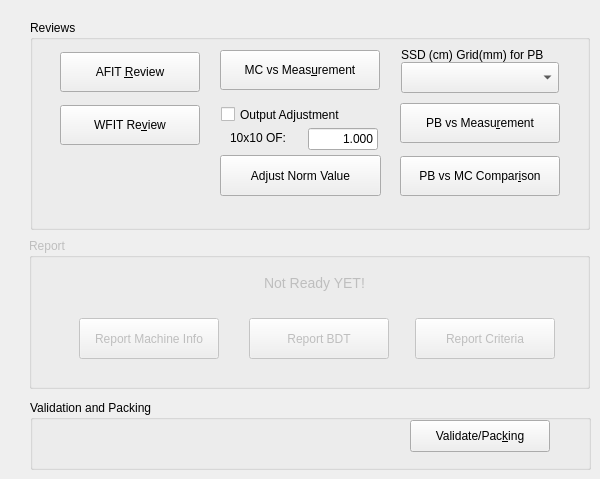
    <widget class="QWidget" name="TabPage_5">
     <attribute name="title">
      <string>Review(&amp;6)</string>
     </attribute>
     <widget class="QGroupBox" name="groupBoxValidation">
      <property name="geometry">
       <rect>
        <x>30</x>
        <y>400</y>
        <width>561</width>
        <height>70</height>
       </rect>
      </property>
      <property name="title">
       <string>Validation and Packing</string>
      </property>
      <widget class="QPushButton" name="pushButtonPBPack">
       <property name="enabled">
        <bool>true</bool>
       </property>
       <property name="geometry">
        <rect>
         <x>380</x>
         <y>20</y>
         <width>140</width>
         <height>32</height>
        </rect>
       </property>
       <property name="text">
        <string>Validate/Pac&amp;king</string>
       </property>
       <property name="shortcut">
        <string>Alt+K</string>
       </property>
       <property name="default">
        <bool>false</bool>
       </property>
      </widget>
     </widget>
     <widget class="QGroupBox" name="groupBoxReport">
      <property name="enabled">
       <bool>false</bool>
      </property>
      <property name="geometry">
       <rect>
        <x>29</x>
        <y>238</y>
        <width>561</width>
        <height>151</height>
       </rect>
      </property>
      <property name="title">
       <string>Report</string>
      </property>
      <widget class="QLabel" name="textLabelReport">
       <property name="geometry">
        <rect>
         <x>50</x>
         <y>30</y>
         <width>471</width>
         <height>31</height>
        </rect>
       </property>
       <property name="text">
        <string>&lt;p align=&quot;center&quot;&gt;&lt;font size=&quot;+1&quot;&gt;Not Ready YET!&lt;/font&gt;&lt;/p&gt;</string>
       </property>
       <property name="wordWrap">
        <bool>false</bool>
       </property>
      </widget>
      <widget class="QPushButton" name="pushButtonReportMInfo">
       <property name="enabled">
        <bool>false</bool>
       </property>
       <property name="geometry">
        <rect>
         <x>50</x>
         <y>80</y>
         <width>140</width>
         <height>41</height>
        </rect>
       </property>
       <property name="text">
        <string>Report Machine Info</string>
       </property>
      </widget>
      <widget class="QPushButton" name="pushButtonReportBDT">
       <property name="enabled">
        <bool>false</bool>
       </property>
       <property name="geometry">
        <rect>
         <x>220</x>
         <y>80</y>
         <width>140</width>
         <height>41</height>
        </rect>
       </property>
       <property name="text">
        <string>Report BDT</string>
       </property>
      </widget>
      <widget class="QPushButton" name="pushButtonReportCriteria">
       <property name="enabled">
        <bool>false</bool>
       </property>
       <property name="geometry">
        <rect>
         <x>386</x>
         <y>80</y>
         <width>140</width>
         <height>41</height>
        </rect>
       </property>
       <property name="text">
        <string>Report Criteria</string>
       </property>
      </widget>
     </widget>
     <widget class="QGroupBox" name="groupBoxReview">
      <property name="geometry">
       <rect>
        <x>30</x>
        <y>20</y>
        <width>560</width>
        <height>210</height>
       </rect>
      </property>
      <property name="title">
       <string>Reviews</string>
      </property>
      <widget class="QComboBox" name="comboBoxPBSSD">
       <property name="geometry">
        <rect>
         <x>371</x>
         <y>42</y>
         <width>158</width>
         <height>31</height>
        </rect>
       </property>
      </widget>
      <widget class="QPushButton" name="pushButtonPBReviewPBVer2">
       <property name="geometry">
        <rect>
         <x>370</x>
         <y>83</y>
         <width>160</width>
         <height>40</height>
        </rect>
       </property>
       <property name="text">
        <string>PB vs Measu&amp;rement</string>
       </property>
       <property name="shortcut">
        <string>Alt+R</string>
       </property>
      </widget>
      <widget class="QPushButton" name="pushButtonPBReviewPBMC2">
       <property name="geometry">
        <rect>
         <x>370</x>
         <y>136</y>
         <width>160</width>
         <height>40</height>
        </rect>
       </property>
       <property name="text">
        <string>PB vs MC Compar&amp;ison</string>
       </property>
       <property name="shortcut">
        <string>Alt+I</string>
       </property>
      </widget>
      <widget class="QPushButton" name="pushButtonAirReview2">
       <property name="geometry">
        <rect>
         <x>30</x>
         <y>32</y>
         <width>140</width>
         <height>40</height>
        </rect>
       </property>
       <property name="text">
        <string>AFIT &amp;Review</string>
       </property>
       <property name="shortcut">
        <string>Alt+R</string>
       </property>
      </widget>
      <widget class="QPushButton" name="pushButtonWfitReview2">
       <property name="geometry">
        <rect>
         <x>30</x>
         <y>85</y>
         <width>140</width>
         <height>40</height>
        </rect>
       </property>
       <property name="text">
        <string>WFIT Re&amp;view</string>
       </property>
       <property name="shortcut">
        <string>Alt+V</string>
       </property>
      </widget>
      <widget class="QPushButton" name="pushButtonVerificationReview2">
       <property name="geometry">
        <rect>
         <x>190</x>
         <y>30</y>
         <width>160</width>
         <height>40</height>
        </rect>
       </property>
       <property name="text">
        <string>MC vs Meas&amp;urement</string>
       </property>
       <property name="shortcut">
        <string>Alt+U</string>
       </property>
      </widget>
      <widget class="QPushButton" name="pushButtonAdjustNorm">
       <property name="geometry">
        <rect>
         <x>190</x>
         <y>135</y>
         <width>161</width>
         <height>41</height>
        </rect>
       </property>
       <property name="text">
        <string>Adjust Norm Value</string>
       </property>
      </widget>
      <widget class="QCheckBox" name="checkBoxOFAdjust">
       <property name="geometry">
        <rect>
         <x>191</x>
         <y>84</y>
         <width>150</width>
         <height>21</height>
        </rect>
       </property>
       <property name="text">
        <string>Output Adjustment</string>
       </property>
      </widget>
      <widget class="QLineEdit" name="lineEditOFAdjust">
       <property name="geometry">
        <rect>
         <x>278</x>
         <y>108</y>
         <width>70</width>
         <height>22</height>
        </rect>
       </property>
       <property name="text">
        <string>1.000</string>
       </property>
       <property name="alignment">
        <set>Qt::AlignRight</set>
       </property>
      </widget>
      <widget class="QLabel" name="textLabelPBSSD">
       <property name="geometry">
        <rect>
         <x>371</x>
         <y>20</y>
         <width>157</width>
         <height>30</height>
        </rect>
       </property>
       <property name="text">
        <string>SSD (cm) Grid(mm) for PB</string>
       </property>
       <property name="wordWrap">
        <bool>false</bool>
       </property>
      </widget>
      <widget class="QLabel" name="textLabel10x10">
       <property name="geometry">
        <rect>
         <x>200</x>
         <y>108</y>
         <width>60</width>
         <height>20</height>
        </rect>
       </property>
       <property name="text">
        <string>10x10 OF:</string>
       </property>
       <property name="wordWrap">
        <bool>false</bool>
       </property>
      </widget>
     </widget>
    </widget>
